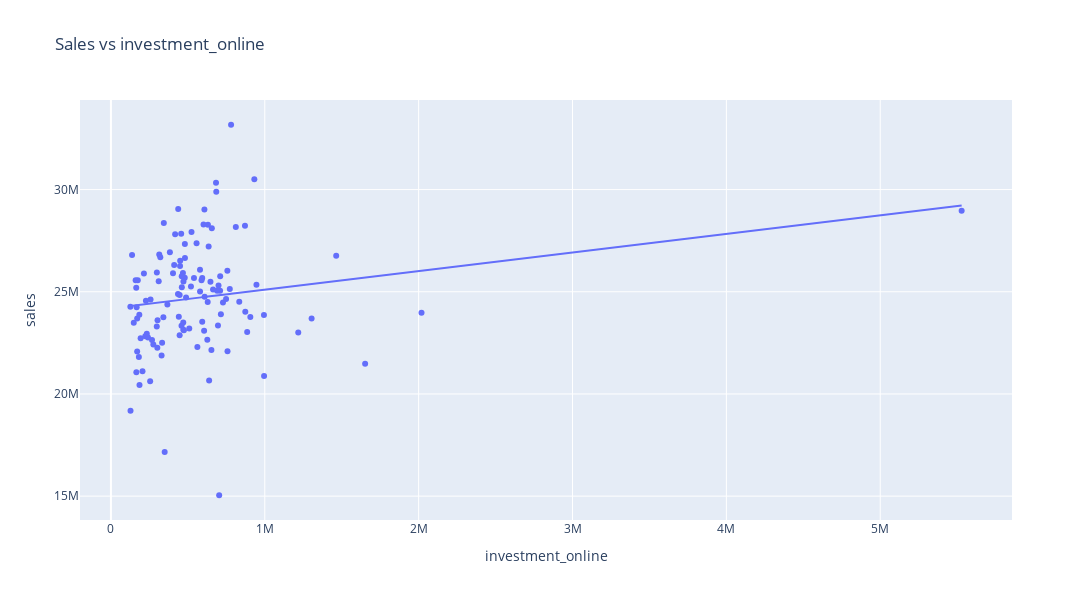

The notebook cell saved with this chart:
### Code cell
fig = px.scatter(df_week, 
                 x='investment_online', 
                 y='sales', 
                 trendline="ols",
                 height=600, 
                 width=1200,
                 title='Sales vs investment_online'
                 )
fig.show()
